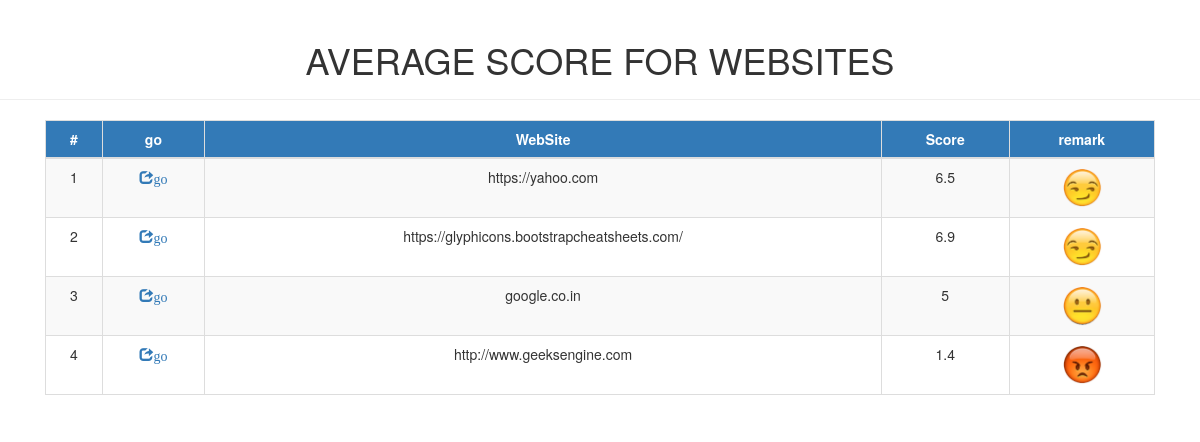
/admin/websitecomment.php, run on an earlier commit of the app's database.
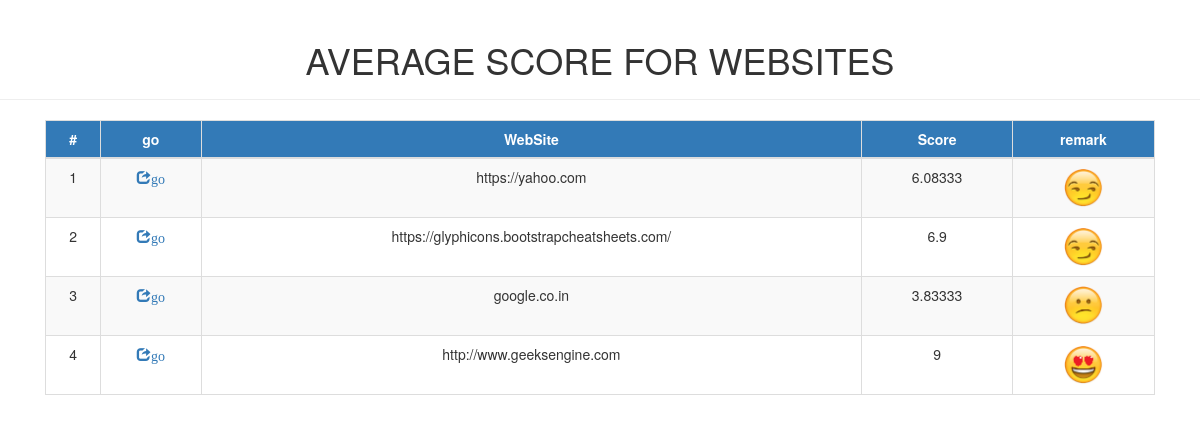
And on a later commit of the database.
### tables this page shows
CREATE TABLE `websites` (
  `website_name` varchar(200) NOT NULL,
  `web_id` int(10) NOT NULL,
  `add_by_user` varchar(50) NOT NULL,
  `tags` varchar(500) NOT NULL,
  `avg_score` float NOT NULL,
  `remark` varchar(15) NOT NULL
);

### admin/websitecomment.php (the view, shortened to what this page needs)
<?php
 include_once '../include/sqlConnect.php';
?>
<!DOCTYPE html>
<html lang="en">
<head>
	<link rel="stylesheet" href="https://maxcdn.bootstrapcdn.com/bootstrap/3.3.7/css/bootstrap.min.css">
</head>
<body>
	<div class="page-header text-center">
		<h1>AVERAGE SCORE FOR WEBSITES </h1>
	</div>
	<div class="container-fluid text-center body-cont center">
		<table class="table table-bordered table-striped text-center">
			<thead>
				<tr>
					<th class="text-center btn-primary">#</th>
					<th class="text-center btn-primary">go</th>
					<th class="text-center btn-primary">WebSite</th>
					<th class="text-center btn-primary">Score</th>
					<th class="text-center btn-primary">remark</th>
				</tr>
			</thead>
			<tbody>
				<?php
			$limit = 10;
			if(isset($_GET['page']) && $_GET['page'] != "") {
				$page = $_GET['page'];
				$offset = $limit * ($page-1);
			} else {
				$offset = 0;
			}
			$query  = "SELECT *
				FROM websites
				limit $offset, $limit";
			$result = mysqli_query($db, $query);
			if(mysqli_num_rows($result) > 0) {
				while($row = mysqli_fetch_assoc($result)) {
					echo "<tr>
					<td>".$row['web_id']."</td>
					<td><a href='".$row['website_name']."' target='_blank'><i class='glyphicon glyphicon-share'>go</i></a></td>
					<td>".$row['website_name']."</td>
					<td>".$row['avg_score']."</td>
					<td><img class = 'imgs img-responsive' src='../img/".$row['remark'].".png' alt ='".$row['remark']."' />
					</td>
					</tr>";
				}
			}
			?>
			</tbody>
		</table>
	</div>
</body>
</html>

What changed in the data, as far as the page shows it:
changed websites "https://yahoo.com": avg_score "6.5" → "6.08333"
changed websites "google.co.in": avg_score "5" → "3.83333"; remark: a different picture
changed websites "http://www.geeksengine.com": avg_score "1.4" → "9"; remark: a different picture
